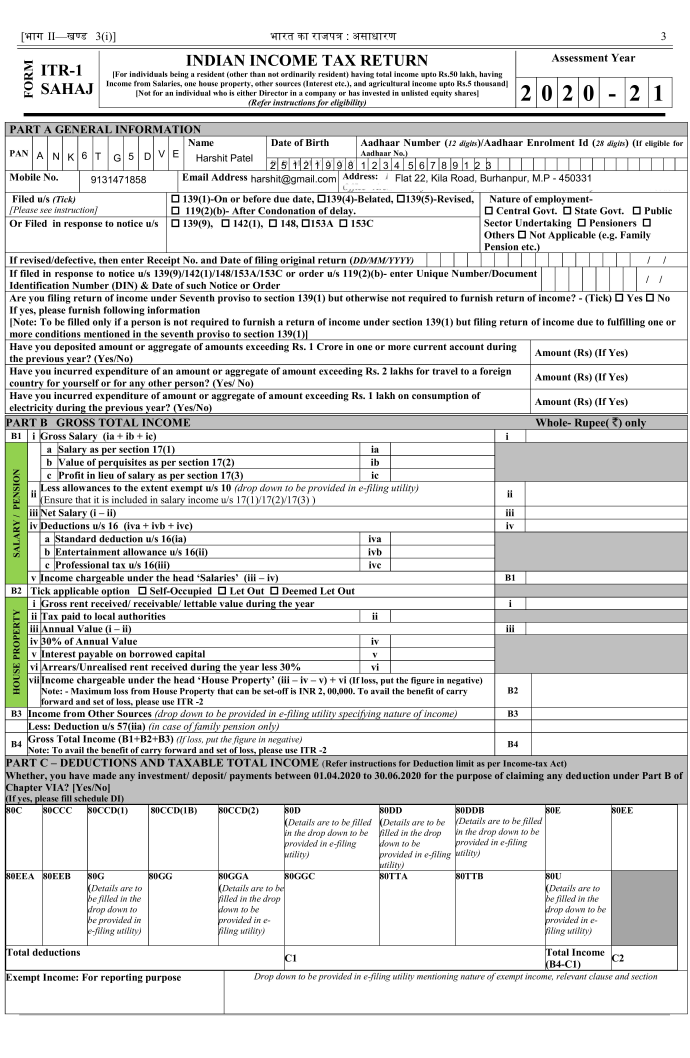
#> input picture Table Data/ITR.jpg, 4135 x 6347 px, found by its file name (shown at 1/6 size)
$ python program.py
#> lines starting #> are read from the running program, lines starting #| are printed output that depends on the picture; after the words box and inside, x2 and y2 are one past the last pixel; in counts of white or black regions, pixels touching at a corner belong together
# -*- coding: utf-8 -*-
"""
Created on Tue Jul 28 13:36:34 2020

@author: Harshit
"""

import cv2
import numpy as np
import pandas as pd
import matplotlib.pyplot as plt
import csv


try:
    from PIL import Image
except ImportError:
    import Image
import pytesseract as pt

#read your file
file=r'C:/New folder/New Vision Soft/OCR/Table Data/ITR.jpg'
img = cv2.imread(file,0)
img.shape

#thresholding the image to a binary image
thresh,img_bin = cv2.threshold(img,128,255,cv2.THRESH_BINARY | cv2.THRESH_OTSU)
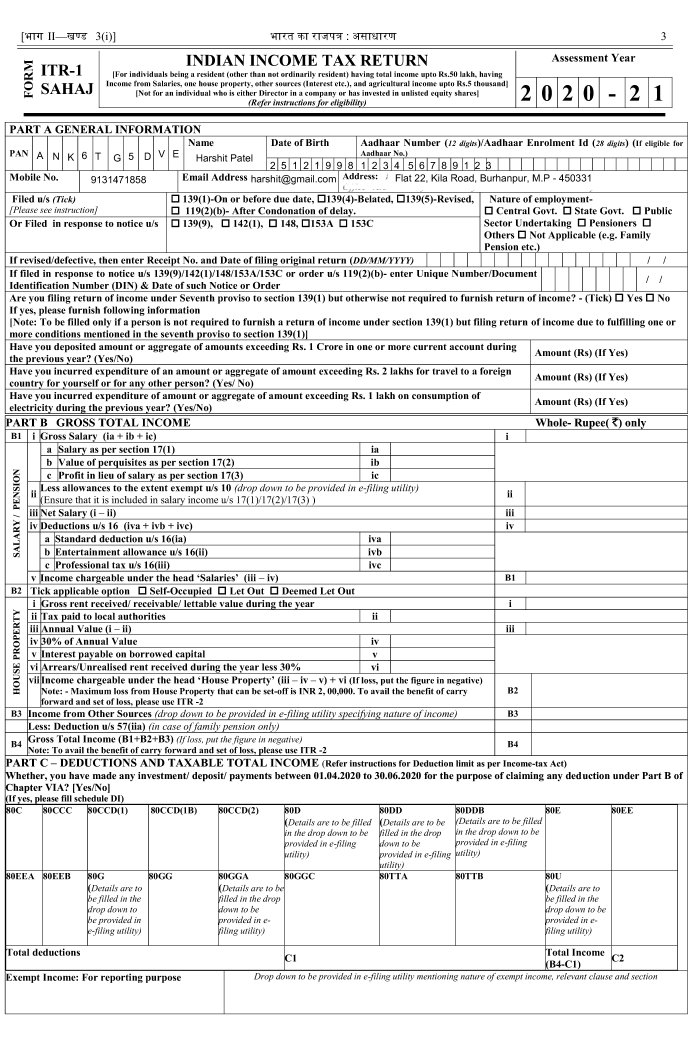
#> img_bin: shape (6347, 4135) (shown at 1/6 size); 90.5% white; 4476 black regions (58 under 20 px), largest, box (x1, y1, x2, y2) and area: (29, 2491, 4127, 5822) 470111, (29, 732, 4127, 2484) 204073, (142, 678, 3992, 698) 77000
#> thresh = 127

#inverting the image
img_bin = 255-img_bin
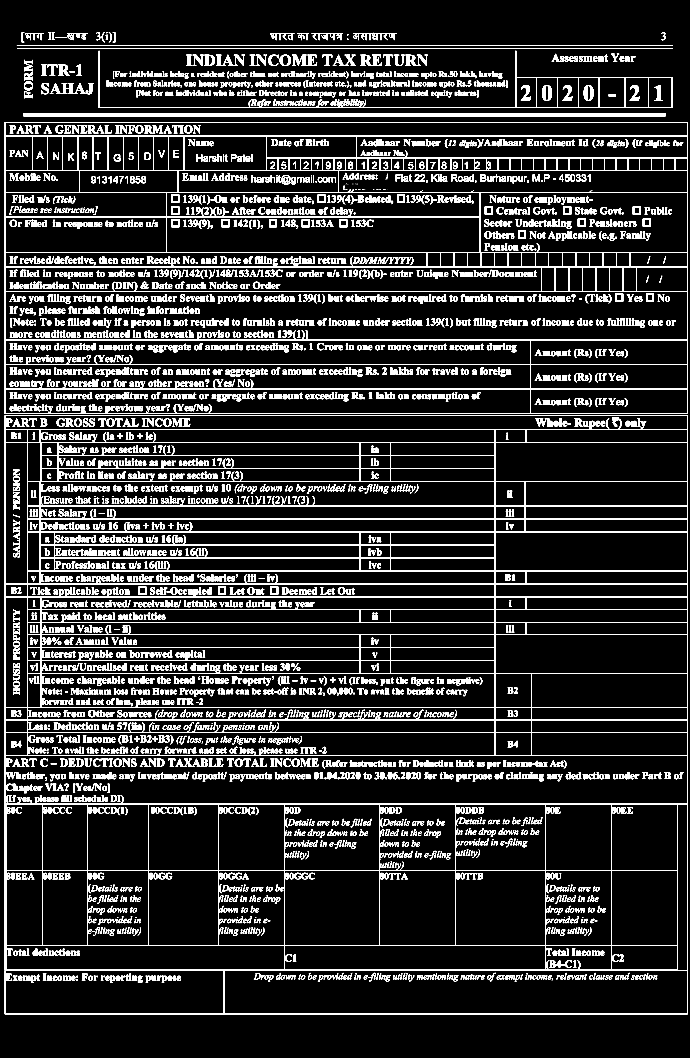
#> img_bin: shape (6347, 4135) (shown at 1/6 size); 9.5% white; 4476 white regions (58 under 20 px), largest, box (x1, y1, x2, y2) and area: (29, 2491, 4127, 5822) 470111, (29, 732, 4127, 2484) 204073, (142, 678, 3992, 698) 77000
cv2.imwrite('C:/New folder/New Vision Soft/OCR/Table Data/cv_inverted-1.png',img_bin)
#Plotting the image to see the output
plotting = plt.imshow(img_bin,cmap='gray')
plt.show()


# countcol(width) of kernel as 100th of total width
kernel_len = np.array(img).shape[1]//100
# Defining a vertical kernel to detect all vertical lines of image
ver_kernel = cv2.getStructuringElement(cv2.MORPH_RECT, (1, kernel_len))
# Defining a horizontal kernel to detect all horizontal lines of image
hor_kernel = cv2.getStructuringElement(cv2.MORPH_RECT, (kernel_len, 1))
# A kernel of 2x2
kernel = cv2.getStructuringElement(cv2.MORPH_RECT, (2, 2))


#Use vertical kernel to detect and save the vertical lines in a jpg
image_1 = cv2.erode(img_bin, ver_kernel, iterations=3)
#> image_1: shape (6347, 4135); 0.37% white; 72 white regions, largest, box (x1, y1, x2, y2) and area: (29, 2551, 37, 5762) 15876, (4124, 2551, 4127, 5762) 9633, (164, 2635, 168, 4476) 7364
vertical_lines = cv2.dilate(image_1, ver_kernel, iterations=3)
#> vertical_lines: shape (6347, 4135); 0.49% white; 72 white regions, largest, box (x1, y1, x2, y2) and area: (29, 2491, 37, 5822) 17316, (4124, 2491, 4127, 5822) 9993, (164, 2575, 168, 4536) 7844
cv2.imwrite("C:/New folder/New Vision Soft/OCR/Table Data/vertical-1.jpg",vertical_lines)
#Plot the generated image
plotting = plt.imshow(image_1,cmap='gray')
plt.show()

#Use horizontal kernel to detect and save the horizontal lines in a jpg
image_2 = cv2.erode(img_bin, hor_kernel, iterations=3)
#> image_2: shape (6347, 4135); 2.5% white; 54 white regions (2 under 20 px), largest, box (x1, y1, x2, y2) and area: (202, 678, 3932, 698) 74600, (89, 4823, 4067, 4830) 27669, (89, 2185, 4067, 2189) 15912
horizontal_lines = cv2.dilate(image_2, hor_kernel, iterations=3)
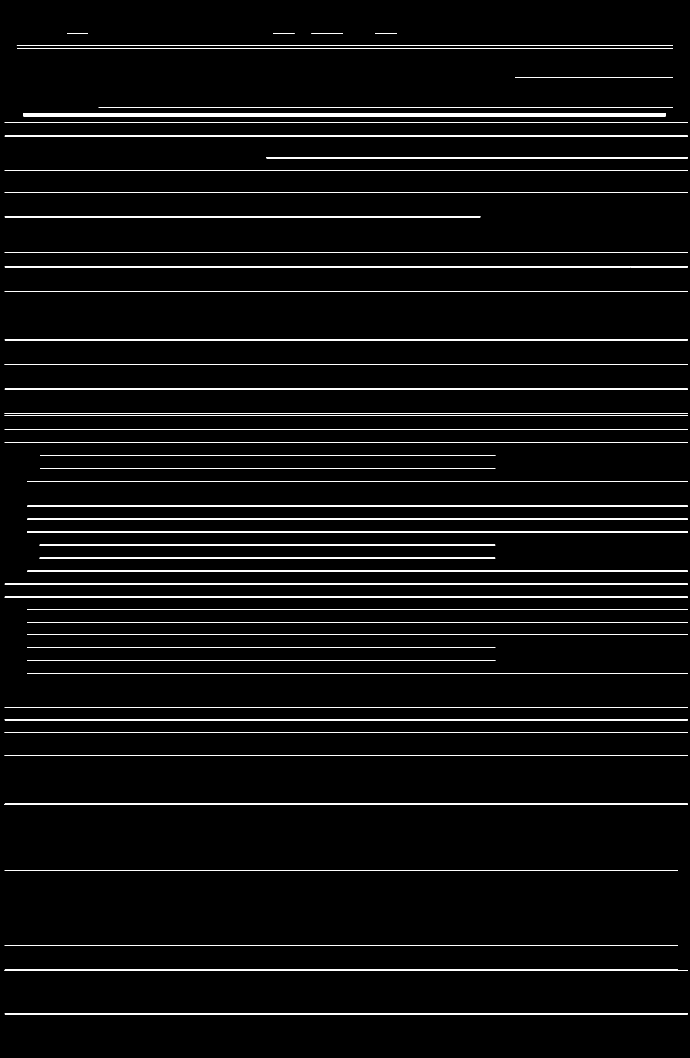
#> horizontal_lines: shape (6347, 4135) (shown at 1/6 size); 2.6% white; 54 white regions, largest, box (x1, y1, x2, y2) and area: (142, 678, 3992, 698) 77000, (29, 4823, 4127, 4830) 28509, (29, 2185, 4127, 2189) 16392
cv2.imwrite("C:/New folder/New Vision Soft/OCR/Table Data/horizontal-1.jpg",horizontal_lines)
#Plot the generated image
plotting = plt.imshow(image_2,cmap='gray')
plt.show()


# Combine horizontal and vertical lines in a new third image, with both having same weight.
img_vh = cv2.addWeighted(vertical_lines, 0.5, horizontal_lines, 0.5, 0.0)
#Eroding and thesholding the image
img_vh = cv2.erode(~img_vh, kernel, iterations=2)
thresh, img_vh = cv2.threshold(img_vh,128,255, cv2.THRESH_BINARY | cv2.THRESH_OTSU)
#> img_vh: shape (6347, 4135); 95.3% white; 10 black regions
cv2.imwrite("C:/New folder/New Vision Soft/OCR/Table Data/img_vh.jpg", img_vh)
bitxor = cv2.bitwise_xor(img,img_vh)
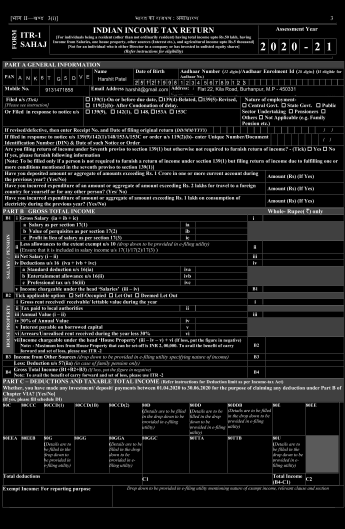
#> bitxor: shape (6347, 4135) (shown at 1/12 size); min 0, max 255, mean 28
bitnot = cv2.bitwise_not(bitxor)
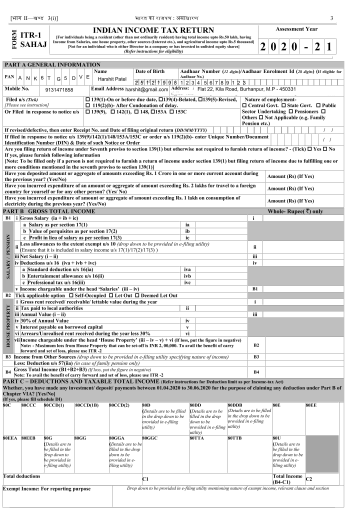
#> bitnot: shape (6347, 4135) (shown at 1/12 size); min 0, max 255, mean 227
#Plotting the generated image
plotting = plt.imshow(bitnot,cmap='gray')
plt.show()


# Detect contours for following box detection
contours, hierarchy = cv2.findContours(img_vh, cv2.RETR_TREE, cv2.CHAIN_APPROX_SIMPLE)
#> contours = 179 contours; largest, box (x1, y1, x2, y2) and area: (0, 0, 4135, 6347) 26234364, (28, 2490, 4130, 6088) 14751295, (28, 731, 4130, 2487) 7197253, (35, 1752, 4124, 2038) 1165080, (35, 4538, 4124, 4823) 1160992

def sort_contours(cnts, method="left-to-right"):
    # initialize the reverse flag and sort index
#> called with method = 'top-to-bottom'
    reverse = False
    i = 0
    # handle if we need to sort in reverse
    if method == "right-to-left" or method == "bottom-to-top":
        reverse = True
    # handle if we are sorting against the y-coordinate rather than
    # the x-coordinate of the bounding box
    if method == "top-to-bottom" or method == "bottom-to-top":
        i = 1
    # construct the list of bounding boxes and sort them from top to
    # bottom
    boundingBoxes = [cv2.boundingRect(c) for c in cnts]
#> boundingBoxes = 179 items, first 6: (0, 0, 4135, 6347), (28, 2490, 4102, 3598), (1348, 5828, 2776, 254), (35, 5828, 1308, 254), (3671, 5678, 393, 141), (3275, 5678, 391, 141)
    (cnts, boundingBoxes) = zip(*sorted(zip(cnts, boundingBoxes),
    key=lambda b:b[1][i], reverse=reverse))
#> cnts has the same summary as contours outside sort_contours; boundingBoxes = 179 items, first 6: (0, 0, 4135, 6347), (2251, 197, 131, 9), (1870, 197, 190, 9), (1639, 197, 129, 9), (401, 197, 126, 9), (100, 272, 3941, 7)
    # return the list of sorted contours and bounding boxes
    return (cnts, boundingBoxes)

# Sort all the contours by top to bottom.
contours, boundingBoxes = sort_contours(contours, method="top-to-bottom")


#Creating a list of heights for all detected boxes
heights = [boundingBoxes[i][3] for i in range(len(boundingBoxes))]
#> heights = 179 values, max 6347 at index 0, min 7 at index 5, mean 227.3

#Get mean of heights
mean = np.mean(heights)
#> mean = 227.3

#Create list box to store all boxes in
box = []
# Get position (x,y), width and height for every contour and show the contour on image
for c in contours:
    x, y, w, h = cv2.boundingRect(c)
    if (w<1000 and h<500):
        image = cv2.rectangle(img,(x,y),(x+w,y+h),(0,255,0),2)
        box.append([x,y,w,h])
#> this loop made 179 passes
#> (c, x, y, w, h) on passes 1, 9, 10: ([[0, 0], [0, 6346], [4134, 6346], [4134, 0]], 0, 0, 4135, 6347), ([[3895, 467], [3895, 644], [4030, 644], [4030, 467]], 3895, 467, 136, 178), ([[3754, 467], [3754, 644], [3889, 644], [3889, 467]], 3754, 467, 136, 178)
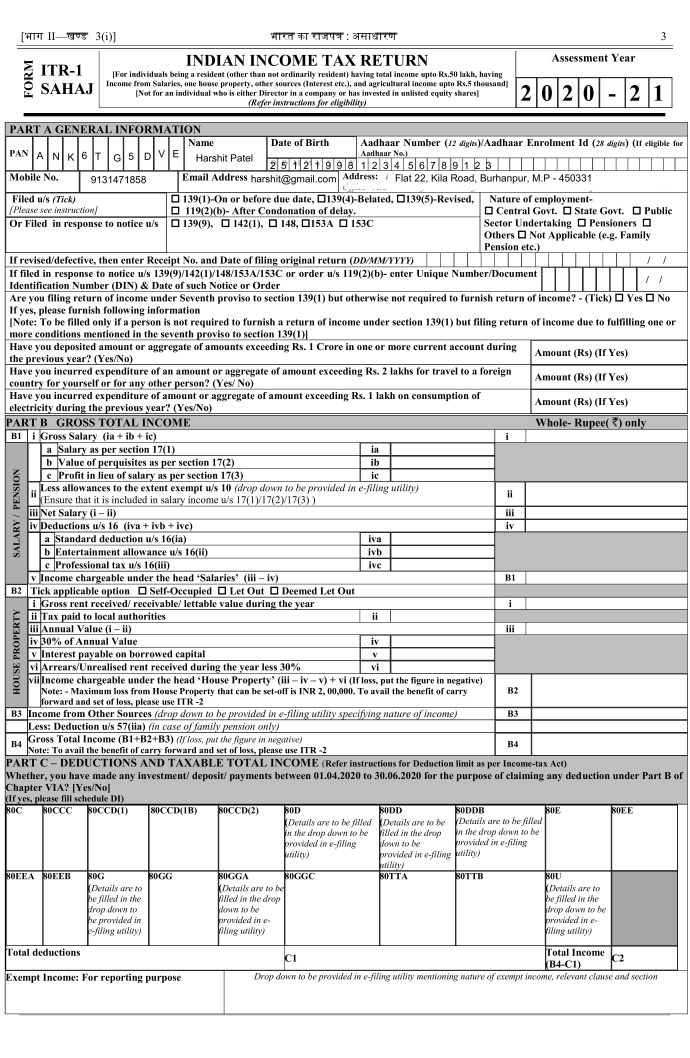
#> img: shape (6347, 4135) (shown at 1/6 size); min 0, max 255, mean 220.9
#> after the loop, box = 119 items, first 6: [2251, 197, 131, 9], [1870, 197, 190, 9], [1639, 197, 129, 9], [401, 197, 126, 9], [3895, 467, 136, 178], [3754, 467, 136, 178]

plotting = plt.imshow(image,cmap='gray')
plt.show()

#Creating two lists to define row and column in which cell is located
row=[]
column=[]
j=0


#Sorting the boxes to their respective row and column
for i in range(len(box)):

    if(i==0):
        column.append(box[i])
        previous=box[i]

    else:
        if(box[i][1]<=previous[1]+mean/2):
            column.append(box[i])
            previous=box[i]

            if(i==len(box)-1):
                row.append(column)

        else:
            row.append(column)
            column=[]
            previous = box[i]
            column.append(box[i])
#> this loop made 119 passes
#> after the loop, row = 16 items

print(column)
#| [[3671, 5678, 393, 141], [3275, 5678, 391, 141]]
print(row)
#> (printed output is left out)


#calculating maximum number of cells
countcol = 0
for i in range(len(row)):
    countcol = len(row[i])
    if countcol > countcol:
        countcol = countcol
#> this loop made 16 passes
#> countcol on passes 1 to 8: 4, 7, 13, 4, 1, 1, 8, 1

#Retrieving the center of each column
center = [int(row[i][j][0]+row[i][j][2]/2) for j in range(len(row[i])) if row[0]]
#> center = [3867, 3470]

center=np.array(center)
center.sort()
print(center)
#| [3470 3867]
#Regarding the distance to the columns center, the boxes are arranged in respective order

finalboxes = []
for i in range(len(row)):
    lis=[]
    for k in range(countcol):
        lis.append([])
    for j in range(len(row[i])):
        diff = abs(center-(row[i][j][0]+row[i][j][2]/4))
        minimum = min(diff)
        indexing = list(diff).index(minimum)
        lis[indexing].append(row[i][j])
    finalboxes.append(lis)
#> this loop made 16 passes
#> after the loop, finalboxes = 16 items


#from every single image-based cell/box the strings are extracted via pytesseract and stored in a list
outer=[]
pt.pytesseract.tesseract_cmd = r'C:\Program Files\Tesseract-OCR\tesseract.exe'
for i in range(len(finalboxes)):
    for j in range(len(finalboxes[i])):
        inner=''
        if(len(finalboxes[i][j])==0):
            outer.append(' ')
        else:
            for k in range(len(finalboxes[i][j])):
                y,x,w,h = finalboxes[i][j][k][0],finalboxes[i][j][k][1], finalboxes[i][j][k][2],finalboxes[i][j][k][3]
                finalimg = bitnot[x:x+h, y:y+w]
                kernel = cv2.getStructuringElement(cv2.MORPH_RECT, (2, 1))
                border = cv2.copyMakeBorder(finalimg,2,2,2,2, cv2.BORDER_CONSTANT,value=[255,255])
                resizing = cv2.resize(border, None, fx=2, fy=2, interpolation=cv2.INTER_CUBIC)
                dilation = cv2.dilate(resizing, kernel,iterations=1)
                erosion = cv2.erode(dilation, kernel,iterations=2)

#> (the run stopped early here; a loop or call above may not have finished)
